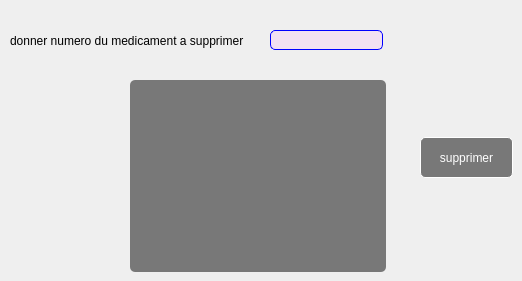
      <widget class="QWidget" name="tab_33">
       <attribute name="title">
        <string>supprimer</string>
       </attribute>
       <widget class="QLineEdit" name="line_id_4">
        <property name="geometry">
         <rect>
          <x>270</x>
          <y>30</y>
          <width>113</width>
          <height>20</height>
         </rect>
        </property>
        <property name="styleSheet">
         <string notr="true">QLineEdit{
background-color:rgba(255,170,255,20%);
border:1 solid blue;
border-radius:5px;
color:black;
}</string>
        </property>
       </widget>
       <widget class="QLabel" name="label_63">
        <property name="geometry">
         <rect>
          <x>10</x>
          <y>30</y>
          <width>261</width>
          <height>21</height>
         </rect>
        </property>
        <property name="text">
         <string>donner numero du medicament a supprimer</string>
        </property>
       </widget>
       <widget class="QTableView" name="tableView_18">
        <property name="geometry">
         <rect>
          <x>130</x>
          <y>80</y>
          <width>256</width>
          <height>192</height>
         </rect>
        </property>
        <property name="styleSheet">
         <string notr="true">QTableView {

gridline-color: white;

color:white;

background-color:rgba(0,0,0,50%);

border:0px;

border-radius: 5px;

}</string>
        </property>
       </widget>
       <widget class="QPushButton" name="pushButton_33">
        <property name="geometry">
         <rect>
          <x>420</x>
          <y>137</y>
          <width>93</width>
          <height>41</height>
         </rect>
        </property>
        <property name="styleSheet">
         <string notr="true">QPushButton{
background-color:rgba(0,0,0,50%);
color:white;
border:1 solid white;
border-radius: 5px;
}
QPushButton:hover{
background-color:rgba(255,0,0,50%);
color:black;
}</string>
        </property>
        <property name="text">
         <string>supprimer</string>
        </property>
       </widget>
      </widget>
